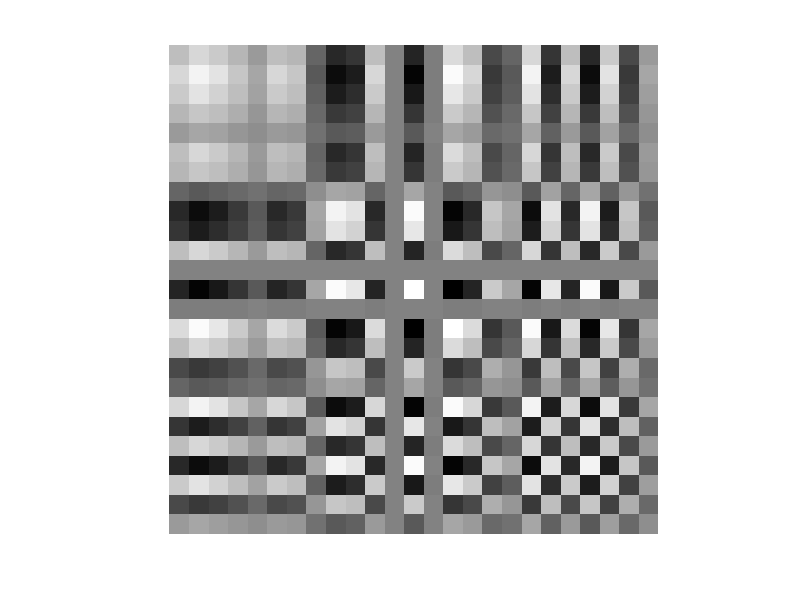

Write MATLAB code to recreate this figure.
clc;
clear all;
close all;
n=input('Enter the value of n: ');
 A=zeros(n*n,n*n);
for i=1:n
    for j=1:n
        for k=1:n
            for l=1:n
                if k==1
                    a=1/sqrt(n);
                else
                    a=sqrt(2/n);
                end
                if l==1
                    b=1/sqrt(n);
                else
                    b=sqrt(2/n);
                end
                A(k+(i-1)*n,l+(j-1)*n)=a*b*cos((pi*(2*(i-1)+1)*(k-1))/(2*n))*cos((pi*(2*(j-1)+1)*(l-1))/(2*n));
            end
        end
    end
end
%disp(A);
imshow(A,[]);
        
    